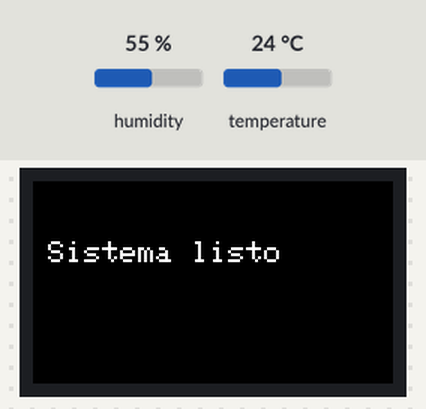
Simulated run of this sketch. Board: ESP32. Shown: 240×135 colour display. The inputs (shaded band) are chosen by the test bench; at power-on: humidity 55 %, temperature 24 °C. WiFi joins after 1.5 s; servers stay silent unless stated; no MQTT or app messages arrive unless stated; what the sketch prints to the serial monitor is not drawn.

Above: at 1.8 s.
At 4.4 s:
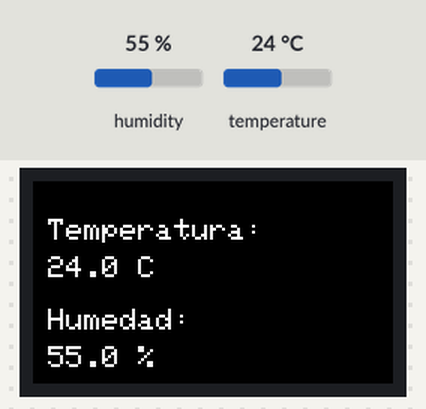
4.5 s: humidity set to 22 %
At 9.5 s:
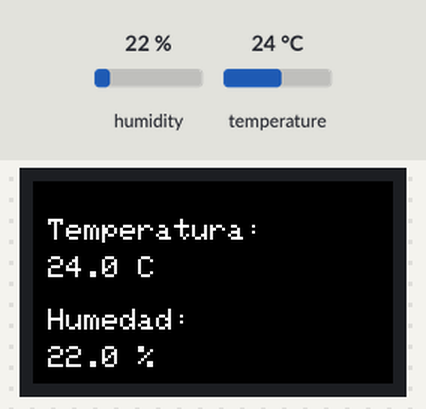
10.2 s: temperature set to 12 °C
At 13.8 s:
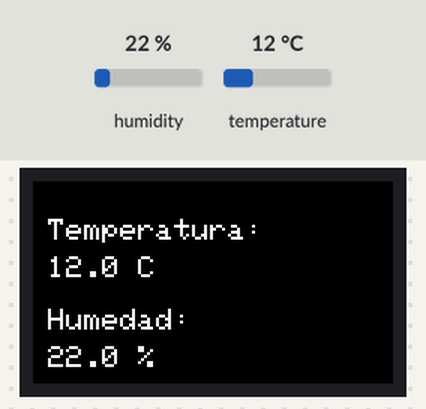
15.9 s: humidity set to 40 %
At 19.4 s:
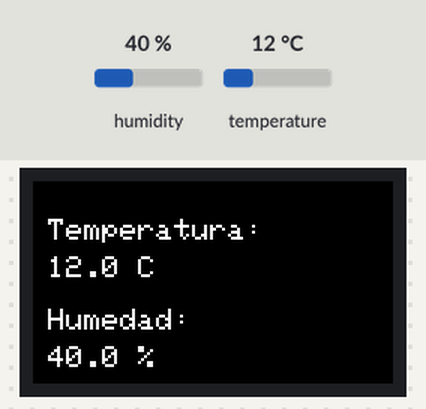
21.6 s: temperature set to 19 °C
Timing chart, 0 to 24.6 s (numbered marks = the images above; inputs shaded):
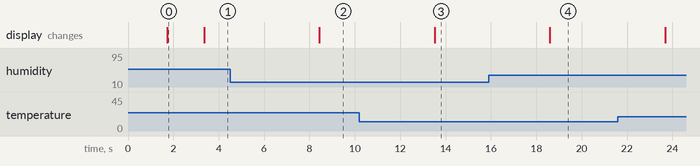

The sketch:

Practica1_TTGO_DHT11_Ubidots.ino
```cpp
#include <WiFi.h>
#include <PubSubClient.h>
#include <DHT.h>
#include <TFT_eSPI.h>

// ======================================================
// CONFIGURACIÓN WIFI
// ======================================================
// IMPORTANTE: reemplaza estos valores por los de tu propia
// red antes de subir el código. NUNCA subas tus credenciales
// reales a un repositorio público de GitHub.
const char* ssid = "TU_SSID_AQUI";
const char* password = "TU_PASSWORD_AQUI";

// ======================================================
// CONFIGURACIÓN UBIDOTS
// ======================================================
const char* UBIDOTS_TOKEN = "COLOCA_AQUI_TU_TOKEN";
const char* DEVICE_LABEL = "sensor-temperatura-humedad";

const char* VARIABLE_TEMP = "temperatura";
const char* VARIABLE_HUM = "humedad";

const char* mqttServer = "industrial.api.ubidots.com";
const int mqttPort = 1883;

// ======================================================
// CONFIGURACIÓN DEL SENSOR DHT
// ======================================================
#define DHTPIN 13
#define DHTTYPE DHT11

DHT dht(DHTPIN, DHTTYPE);

// ======================================================
// OBJETOS
// ======================================================
WiFiClient espClient;
PubSubClient client(espClient);
TFT_eSPI tft = TFT_eSPI();

// ======================================================
// CONEXIÓN WIFI
// ======================================================
void connectWiFi() {
  Serial.print("Conectando a WiFi");

  WiFi.mode(WIFI_STA);
  WiFi.begin(ssid, password);

  while (WiFi.status() != WL_CONNECTED) {
    Serial.print(".");
    delay(500);
  }

  Serial.println();
  Serial.println("WiFi conectado");
  Serial.print("Dirección IP: ");
  Serial.println(WiFi.localIP());
}

// ======================================================
// CONEXIÓN MQTT CON UBIDOTS
// ======================================================
void reconnectMQTT() {
  while (!client.connected()) {
    Serial.print("Conectando a Ubidots por MQTT...");

    String clientId = "ESP32Client-";
    clientId += String((uint32_t)ESP.getEfuseMac(), HEX);

    if (client.connect(
          clientId.c_str(),
          UBIDOTS_TOKEN,
          UBIDOTS_TOKEN
        )) {
      Serial.println(" conectado");
    } else {
      Serial.print(" fallo, código=");
      Serial.print(client.state());
      Serial.println(". Reintentando en 5 segundos.");
      delay(5000);
    }
  }
}

// ======================================================
// MOSTRAR DATOS EN LA PANTALLA
// ======================================================
void mostrarEnPantalla(float temperatura, float humedad) {
  tft.fillScreen(TFT_BLACK);

  tft.setTextColor(TFT_WHITE, TFT_BLACK);
  tft.setTextSize(2);

  tft.setCursor(10, 25);
  tft.print("Temperatura:");

  tft.setCursor(10, 50);
  tft.print(temperatura, 1);
  tft.print(" C");

  tft.setCursor(10, 85);
  tft.print("Humedad:");

  tft.setCursor(10, 110);
  tft.print(humedad, 1);
  tft.print(" %");
}

// ======================================================
// MOSTRAR ERROR EN LA PANTALLA
// ======================================================
void mostrarErrorDHT() {
  tft.fillScreen(TFT_BLACK);

  tft.setTextColor(TFT_RED, TFT_BLACK);
  tft.setTextSize(2);

  tft.setCursor(10, 40);
  tft.println("Error al leer");

  tft.setCursor(10, 70);
  tft.println("sensor DHT");
}

// ======================================================
// SETUP
// ======================================================
void setup() {
  Serial.begin(115200);

  // Iniciar sensor DHT
  dht.begin();

  // Iniciar pantalla TTGO T-Display
  tft.init();
  tft.setRotation(1);
  tft.fillScreen(TFT_BLACK);
  tft.setTextColor(TFT_WHITE, TFT_BLACK);
  tft.setTextSize(2);

  tft.setCursor(10, 40);
  tft.println("Iniciando...");

  // Conectar a WiFi
  connectWiFi();

  // Configurar servidor MQTT
  client.setServer(mqttServer, mqttPort);

  tft.fillScreen(TFT_BLACK);
  tft.setCursor(10, 40);
  tft.println("Sistema listo");

  delay(1500);
}

// ======================================================
// LOOP
// ======================================================
void loop() {
  if (WiFi.status() != WL_CONNECTED) {
    connectWiFi();
  }

  if (!client.connected()) {
    reconnectMQTT();
  }

  client.loop();

  // Leer sensor DHT
  float humedad = dht.readHumidity();
  float temperatura = dht.readTemperature();

  // Verificar que la lectura sea válida
  if (isnan(temperatura) || isnan(humedad)) {
    Serial.println("Error al leer el sensor DHT");

    mostrarErrorDHT();

    delay(2000);
    return;
  }

  // Crear topic de Ubidots
  String topic = String("/v1.6/devices/") + DEVICE_LABEL;

  // Crear mensaje JSON
  String json = "{";
  json += "\"";
  json += VARIABLE_TEMP;
  json += "\":";
  json += String(temperatura, 2);
  json += ",";
  json += "\"";
  json += VARIABLE_HUM;
  json += "\":";
  json += String(humedad, 2);
  json += "}";

  // Mostrar datos en monitor serial
  Serial.println("--------------------------------");
  Serial.print("Temperatura: ");
  Serial.print(temperatura);
  Serial.println(" °C");

  Serial.print("Humedad: ");
  Serial.print(humedad);
  Serial.println(" %");

  Serial.print("Topic: ");
  Serial.println(topic);

  Serial.print("JSON: ");
  Serial.println(json);

  // Enviar datos a Ubidots
  bool publicado = client.publish(topic.c_str(), json.c_str());

  if (publicado) {
    Serial.println("Datos enviados correctamente");
  } else {
    Serial.println("Error al enviar los datos");
  }

  // Mostrar datos en la pantalla
  mostrarEnPantalla(temperatura, humedad);

  // Esperar 5 segundos
  delay(5000);
}
```

Measured:
- after the input at 4.5 s, the display: changes after 3.9 s (image 2)
- after the input at 10.2 s, the display: changes after 3.3 s (image 3)
- after the input at 15.9 s, the display: changes after 2.7 s (image 4)
- what the display in image 0 shows lasts 1.7 s, from 1.7 s to 3.4 s
